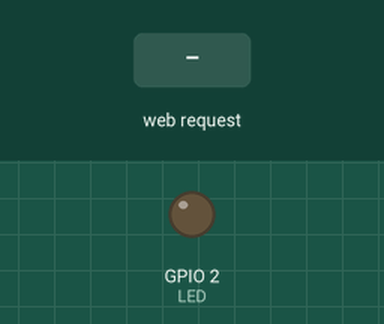
The program below on a simulated ESP32. Parts: output pins drawn as LEDs (lit = HIGH). Inputs (shaded band) come from the test bench. WiFi joins after 1.5 s; servers stay silent unless stated; what the program prints to the serial monitor is not drawn.

Above: at 2.7 s.
2.8 s: HTTP request GET /on received
At 3.6 s:
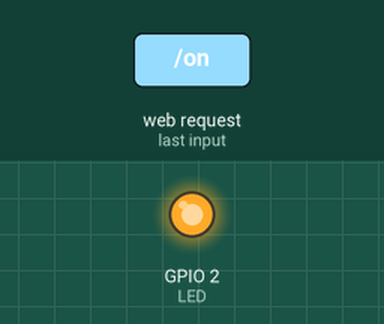
4.3 s: HTTP request GET /off received
At 4.7 s:
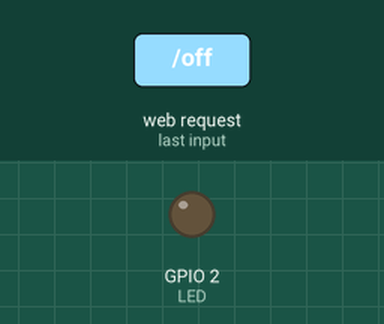
Timing chart, 0 to 7.3 s (numbered marks = the images above; inputs shaded):
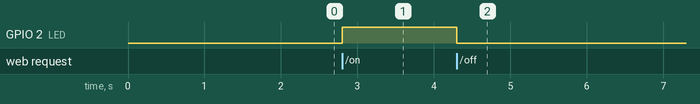

The program:

main.cpp
```cpp
#include <Arduino.h>
#include <WiFi.h>
#include <WebServer.h>

// Sửa lại cho giống Bài 1
const char* WIFI_SSID = "VJU Office";
const char* WIFI_PASS = "VJuOffice@2023";

WebServer server(80);
const int LED = 2;
bool on = false;

// Tạo trang HTML hiển thị trạng thái + 2 nút BẬT / TẮT
String buildPage() {
  String h = "<!DOCTYPE html><html><head>";
  h += "<meta charset='UTF-8'>";
  h += "<meta name='viewport' content='width=device-width, initial-scale=1'>";
  h += "<title>ESP32 LED</title></head>";
  h += "<body style='font-family:sans-serif;text-align:center'>";
  h += "<h1>ESP32 LED - Nhom 7</h1>";
  h += "<p style='font-size:28px'>Trang thai: <b style='color:";
  h += on ? "green'>DANG BAT" : "red'>DANG TAT";
  h += "</b></p>";
  h += "<a href='/on'><button style='font-size:24px;padding:12px 30px'>BAT</button></a> ";
  h += "<a href='/off'><button style='font-size:24px;padding:12px 30px'>TAT</button></a>";
  h += "</body></html>";
  return h;
}

void handleRoot() {
  server.send(200, "text/html", buildPage());
}

void handleOn() {
  on = true;
  digitalWrite(LED, HIGH);
  server.sendHeader("Location", "/");   // quay lại trang chính
  server.send(303);
}

void handleOff() {
  on = false;
  digitalWrite(LED, LOW);
  server.sendHeader("Location", "/");
  server.send(303);
}

void setup() {
  Serial.begin(115200);
  pinMode(LED, OUTPUT);
  digitalWrite(LED, LOW);

  // Nối Wi-Fi (STA như Bài 1)
  WiFi.mode(WIFI_STA);
  WiFi.begin(WIFI_SSID, WIFI_PASS);
  Serial.print("Dang ket noi Wi-Fi");
  while (WiFi.status() != WL_CONNECTED) {
    delay(500);
    Serial.print(".");
  }
  Serial.println();
  Serial.print("IP cua ESP32: ");
  Serial.println(WiFi.localIP());

  // Đăng ký route
  server.on("/", handleRoot);
  server.on("/on", handleOn);
  server.on("/off", handleOff);
  server.begin();
  Serial.println("Web server da chay (cong 80)");
}

void loop() {
  server.handleClient();
}
```

Measured:
- after the input at 2.8 s, GPIO 2 (LED): LOW → HIGH at once
- after the input at 4.3 s, GPIO 2 (LED): HIGH → LOW at once
